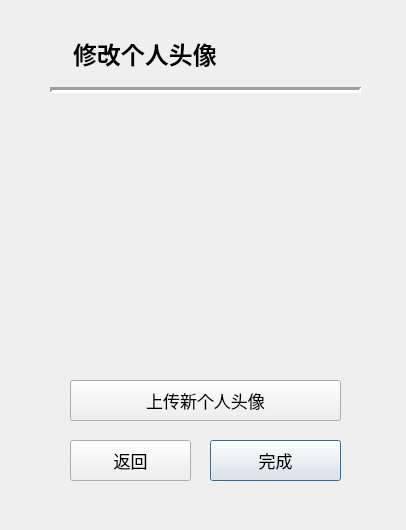
<?xml version="1.0" encoding="UTF-8"?>
<ui version="4.0">
 <class>changePic</class>
 <widget class="QDialog" name="changePic">
  <property name="geometry">
   <rect>
    <x>0</x>
    <y>0</y>
    <width>406</width>
    <height>530</height>
   </rect>
  </property>
  <property name="windowTitle">
   <string>Dialog</string>
  </property>
  <widget class="Line" name="line">
   <property name="geometry">
    <rect>
     <x>50</x>
     <y>80</y>
     <width>311</width>
     <height>20</height>
    </rect>
   </property>
   <property name="font">
    <font>
     <weight>75</weight>
     <bold>true</bold>
    </font>
   </property>
   <property name="lineWidth">
    <number>3</number>
   </property>
   <property name="orientation">
    <enum>Qt::Horizontal</enum>
   </property>
  </widget>
  <widget class="QLabel" name="photoTitle">
   <property name="geometry">
    <rect>
     <x>73</x>
     <y>38</y>
     <width>151</width>
     <height>31</height>
    </rect>
   </property>
   <property name="font">
    <font>
     <pointsize>18</pointsize>
     <weight>75</weight>
     <italic>false</italic>
     <bold>true</bold>
     <strikeout>false</strikeout>
     <kerning>true</kerning>
    </font>
   </property>
   <property name="text">
    <string>修改个人头像</string>
   </property>
  </widget>
  <widget class="QPushButton" name="doneBtn3">
   <property name="geometry">
    <rect>
     <x>210</x>
     <y>440</y>
     <width>131</width>
     <height>41</height>
    </rect>
   </property>
   <property name="font">
    <font>
     <pointsize>13</pointsize>
    </font>
   </property>
   <property name="text">
    <string>完成</string>
   </property>
  </widget>
  <widget class="QPushButton" name="newPhotoBtn">
   <property name="geometry">
    <rect>
     <x>70</x>
     <y>380</y>
     <width>271</width>
     <height>41</height>
    </rect>
   </property>
   <property name="font">
    <font>
     <pointsize>13</pointsize>
    </font>
   </property>
   <property name="text">
    <string>上传新个人头像</string>
   </property>
  </widget>
  <widget class="QLabel" name="photo">
   <property name="geometry">
    <rect>
     <x>100</x>
     <y>140</y>
     <width>200</width>
     <height>200</height>
    </rect>
   </property>
   <property name="text">
    <string/>
   </property>
  </widget>
  <widget class="QPushButton" name="returnBtn3">
   <property name="geometry">
    <rect>
     <x>70</x>
     <y>440</y>
     <width>121</width>
     <height>41</height>
    </rect>
   </property>
   <property name="font">
    <font>
     <pointsize>13</pointsize>
    </font>
   </property>
   <property name="text">
    <string>返回</string>
   </property>
  </widget>
 </widget>
 <resources/>
 <connections/>
</ui>
